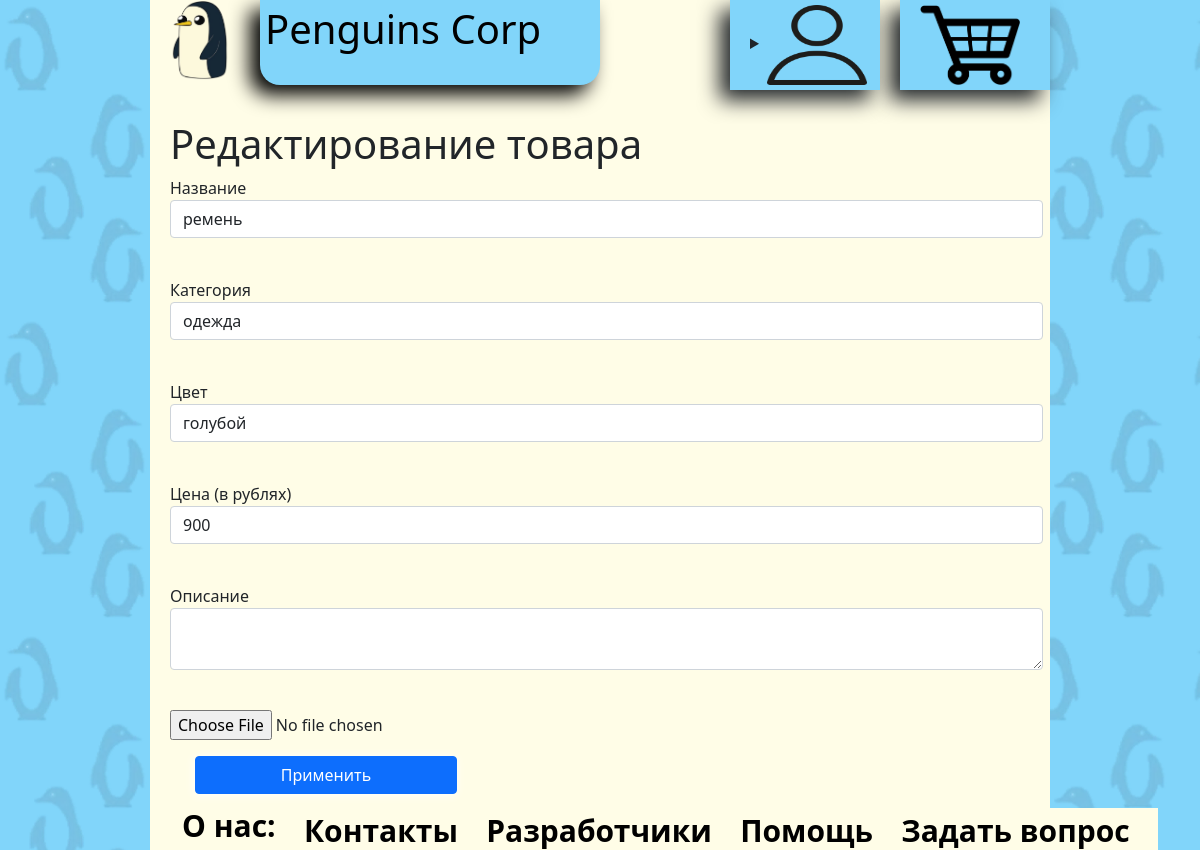
The app's page /add_product/5-5 (signed in) with its own data.
### data/products.py (models this page shows)
class Products(SqlAlchemyBase, UserMixin):
    __tablename__ = 'products'
    id = sqlalchemy.Column(sqlalchemy.Integer,
                           primary_key=True, autoincrement=True)
    title = sqlalchemy.Column(sqlalchemy.String, nullable=True)
    category = sqlalchemy.Column(sqlalchemy.Integer, sqlalchemy.ForeignKey("category.id"))
    color = sqlalchemy.Column(sqlalchemy.Integer, sqlalchemy.ForeignKey("colors.id"), nullable=True)
    shop = sqlalchemy.Column(sqlalchemy.Integer, sqlalchemy.ForeignKey("shops.id"), nullable=True)
    price = sqlalchemy.Column(sqlalchemy.Integer, nullable=True)
    about = sqlalchemy.Column(sqlalchemy.String, nullable=True)
    rating = sqlalchemy.Column(sqlalchemy.Integer, nullable=True)
    count = sqlalchemy.Column(sqlalchemy.Integer, nullable=True)
    image = sqlalchemy.Column(sqlalchemy.String, nullable=True)
    shops = orm.relation('Shops', back_populates='products')
    categories = orm.relation("Category",
                              secondary="products_to_category",
                              backref="products")
    colors = orm.relation("Colors",
                          secondary="products_to_colors",
                          backref="products")
    comments = orm.relation('Comments', back_populates='products')

### data/user_api.py (the view, shortened to what this page needs)
@user_api.route('/add_product/<int:id>-<int:id_prod>', methods=['GET', 'POST'])
@user_api.route('/add_product/<int:id>', methods=['GET', 'POST'], defaults={'id_prod': -1})
@login_required
def add_product(id, id_prod):
    form = ProductForm()
    shop = db_sess.query(Shops).filter(Shops.id == id).first()
    category = db_sess.query(Category)
    colors = db_sess.query(Colors)
    if id_prod == -1:
        title = 'Добавление товара'
        product = Products()
        db_sess.commit()
    else:
        title = 'Редактирование товара'
        product = db_sess.query(Products).filter(Products.id == id_prod).first()
    return render_template('add_product.html', title=title,
                           form=form, current_user=current_user, product=product,
                           colors=colors, category=category,
                           Colors=Colors, Category=Category)

### forms/product.py
class ProductForm(FlaskForm):
    title = StringField('Название', validators=[DataRequired()])
    category = SelectField('Категория', choices=['одежда', 'обувь', 'дом', 'аксессуары'], validators=[DataRequired()])
    color = SelectField('Цвет', choices=['голубой', 'оранжевый', 'желтый', 'красный',
                                         'коричневый', 'черный', 'белый', 'синий', 'фиолетовый', 'серый'],
                        validators=[DataRequired()])
    price = IntegerField('Цена (в рублях)', validators=[DataRequired()])
    about = TextAreaField('Описание', validators=[DataRequired()])
    image = FileField('Фотография')
    submit = SubmitField('Применить')

### data/db_session.py (called while the page is built)
def create_session() -> Session:
    global __factory
    return __factory()

### server.py (called while the page is built)
@login_manager.user_loader
def load_user(user_id):
    db_sess = db_session.create_session()
    return db_sess.query(Users).get(user_id)

### templates/add_product.html (shortened to what this page needs)
{% extends "base.html" %}
{% block content %}
    <form action="" method="post" class="register" enctype="multipart/form-data">
        <h1>{{title}}</h1>
        <p>
            {{ form.title.label }}<br>
            {{ form.title(class='form-control', value=product.title) }}<br>
        </p>
        <p>
            {{ form.category.label }}<br>
            {{ form.category(class='form-control', value=category.filter(Category.id == product.category)) }}<br>
        </p>
        <p>
            {{ form.color.label }}<br>
            {{ form.color(class='form-control', value=colors.filter(Colors.id == product.color)) }}<br>
        </p>
        <p>
            {{ form.price.label }}<br>
            {{ form.price(class='form-control', value=product.price) }}<br>
        </p>
        <p>
            {{ form.about.label }}<br>
            {{ form.about(class='form-control', value=product.about) }}<br>
        </p>
        <p>
            <input type="file" name="image" value="Выберите фотографию товара">
        </p>
        <p>{{ form.submit(type="submit", class="btn btn-primary") }}</p>
    </form>
{% endblock %}

### static/css/style.css (style rules this page uses)
.btn, .btn:visited, .btn:hover, .btn:link { background: #fffde7; width: 30%; font-size: 40px; padding: 1rem 1.5rem; text-decoration: none; border-radius: 20px; box-shadow: -1px 1px 10px; color: black; flex: 1 1 auto; margin: 0 25px; }
.register { position: absolute; left: 20px; top: 120px; width: 97% }
body, html { height: 100vh; margin: 0; width: 100vw; }

### records on screen
Products: title "ремень", category "одежда", color "голубой", price "900"

### other values on screen
{{ title }} "Редактирование товара"
